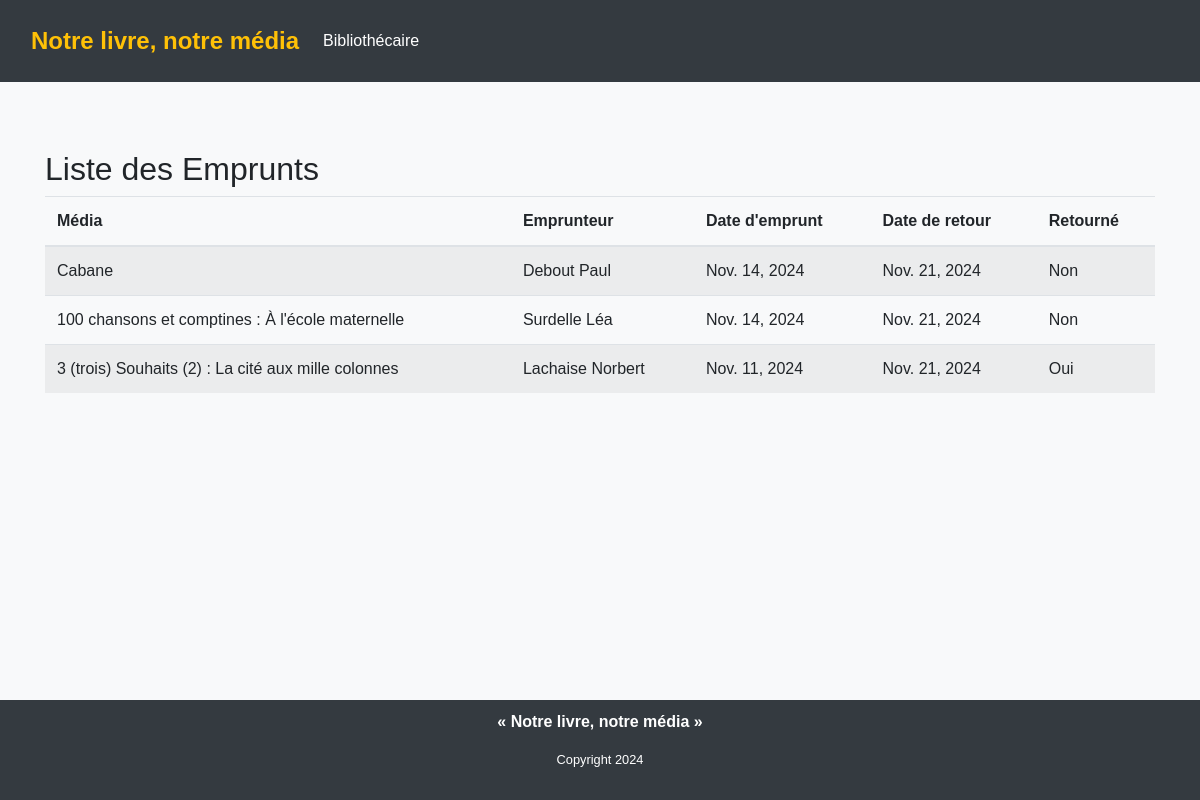
Page /bibliothecaire/accueil/liste_emprunt/ on the committed database.
### bibliothecaire/models.py (models this page shows, shortened)
class Emprunt(models.Model):
    media = models.ForeignKey(Media, on_delete=models.CASCADE)
    emprunteur = models.ForeignKey(Membre, on_delete=models.CASCADE)
    date_emprunt = models.DateField(default=date.today, null=False)
    date_retour = models.DateField(default=date.today() + timezone.timedelta(days=7))
    returner = models.BooleanField(default=False)

class Media(models.Model):
    TYPE_CHOICES = [
        ('livre', 'Livre'),
        ('dvd', 'DVD'),
        ('cd', 'CD'),
        ('jeu', 'Jeu de Plateau'),
    ]
    titre = models.CharField(max_length=100)
    auteur_realisateur_artiste = models.CharField(max_length=100)
    type_media = models.CharField(max_length=10, choices=TYPE_CHOICES)
    disponible = models.BooleanField(default=True)
    image = models.ImageField(upload_to='media_images/', blank=True, null=True)
    description = models.TextField(max_length=2000, null=True, default="", blank=True)

class Membre(models.Model):
    nom = models.CharField(max_length=100)
    prenom = models.CharField(max_length=100, default='DefaultPrenom')
    phone = models.CharField(max_length=10, default='0746764646')  # Ajoutez une valeur par défaut ici
    email = models.EmailField(default='example@example.com')
    bloque = models.BooleanField(default=False)

### bibliothecaire/views.py (the view)
# urls.py: path('accueil/liste_emprunt/', views.emprunt_list, name='liste_emprunt'),
def emprunt_list(request):
    emprunts = Emprunt.objects.all()
    return render(request, 'liste_emprunt.html', {'emprunts': emprunts})

### bibliothecaire/templates/liste_emprunt.html
{% extends "base.html" %}
{% block content %}
<div class="container mt-5">
    <h2>Liste des Emprunts</h2>
    <table class="table table-striped">
        <thead>
            <tr>
                <th>Média</th>
                <th>Emprunteur</th>
                <th>Date d'emprunt</th>
                <th>Date de retour</th>
                <th>Retourné</th>
            </tr>
        </thead>
        <tbody>
            {% for emprunt in emprunts %}
            <tr>
                <td>{{ emprunt.media.titre }}</td>
                <td>{{ emprunt.emprunteur.nom }} {{ emprunt.emprunteur.prenom }}</td>
                <td>{{ emprunt.date_emprunt }}</td>
                <td>{{ emprunt.date_retour }}</td>
                <td>{{ emprunt.returner|yesno:"Oui,Non" }}</td>
            </tr>
            {% endfor %}
        </tbody>
    </table>
</div>
{% endblock %}

### static/base.css (style rules this page uses)
body { font-family: Arial, sans-serif; background-color: #f8f9fa; margin: 0; padding: 0; display: grid; grid-template-rows: auto 1fr auto; height: 100%; }

### rows in the picture
Emprunt: media.titre "Cabane", emprunteur.nom "Debout", emprunteur.prenom "Paul", date_emprunt "Nov. 14, 2024", date_retour "Nov. 21, 2024", returner "Non"
Emprunt: media.titre "100 chansons et comptines : À l'école maternelle", emprunteur.nom "Surdelle", emprunteur.prenom "Léa", date_emprunt "Nov. 14, 2024", date_retour "Nov. 21, 2024", returner "Non"
Emprunt: media.titre "3 (trois) Souhaits (2) : La cité aux mille colonnes", emprunteur.nom "Lachaise", emprunteur.prenom "Norbert", date_emprunt "Nov. 11, 2024", date_retour "Nov. 21, 2024", returner "Oui"
